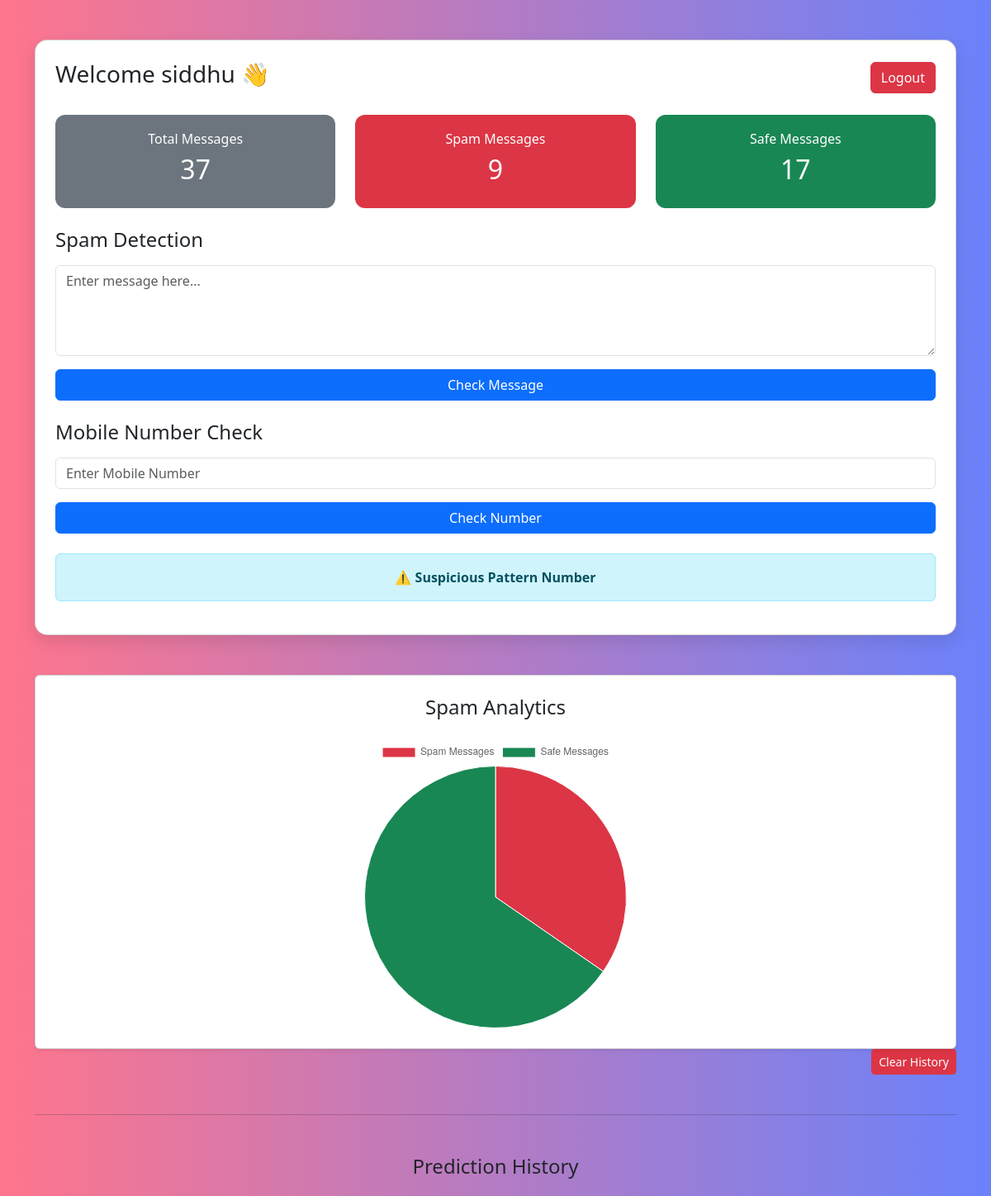
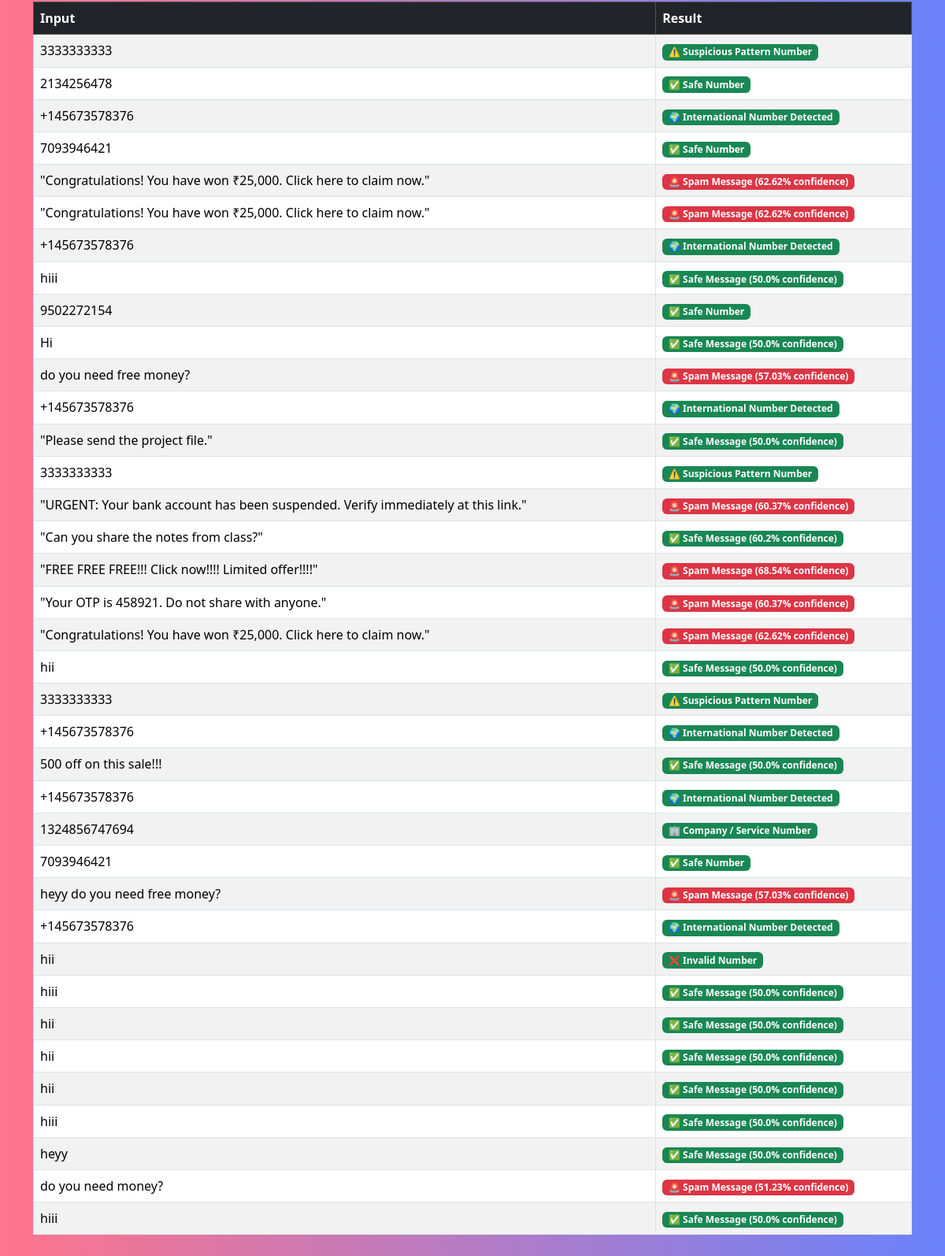
The app's page /dashboard (signed in) with its own data (2 pictures, top to bottom).
### tables this page shows
CREATE TABLE history(
    id INTEGER PRIMARY KEY AUTOINCREMENT,
    username TEXT,
    message TEXT,
    result TEXT
);

### app.py (the view)
@app.route("/dashboard")
def dashboard():
    if "user" not in session:
        return redirect("/")
    conn = sqlite3.connect("database.db")
    cur = conn.cursor()
    cur.execute(
        "SELECT result FROM history WHERE username=? ORDER BY id DESC LIMIT 1",
        (session["user"],)
    )
    last = cur.fetchone()
    result = last[0] if last else None
    cur.execute(
        "SELECT COUNT(*) FROM history WHERE username=?",
        (session["user"],)
    )
    total = cur.fetchone()[0]
    cur.execute(
        "SELECT COUNT(*) FROM history WHERE username=? AND result LIKE '%Spam%'",
        (session["user"],)
    )
    spam = cur.fetchone()[0]
    cur.execute(
        "SELECT COUNT(*) FROM history WHERE username=? AND result LIKE '%Safe%'",
        (session["user"],)
    )
    safe = cur.fetchone()[0]
    cur.execute(
    "SELECT message, result FROM history WHERE username=? ORDER BY id DESC",
    (session["user"],)
)
    history_data = cur.fetchall()
    conn.close()
    return render_template(
    "dashboard.html",
    user=session["user"],
    total=total,
    spam=spam,
    safe=safe,
    result=result,
    history_data=history_data
)

### templates/dashboard.html (shortened to what this page needs)
<!DOCTYPE html>
<html>
<head>
    <link href="https://cdn.jsdelivr.net/npm/bootstrap@5.3.2/dist/css/bootstrap.min.css" rel="stylesheet">
</head>
<body>
<div class="container py-5">
    <div class="card dashboard-card p-4">
        <div class="d-flex justify-content-between align-items-center mb-4">
            <h3>Welcome {{ user }} 👋</h3>
            <a href="/logout" class="btn btn-danger">Logout</a>
        </div>
        <div class="row text-white mb-4">
            <div class="col-md-4">
                <div class="stat-card bg-secondary">
                    <h6>Total Messages</h6>
                    <h2>{{ total }}</h2>
                </div>
            </div>
            <div class="col-md-4">
                <div class="stat-card bg-danger">
                    <h6>Spam Messages</h6>
                    <h2>{{ spam }}</h2>
                </div>
            </div>
            <div class="col-md-4">
                <div class="stat-card bg-success">
                    <h6>Safe Messages</h6>
                    <h2>{{ safe }}</h2>
                </div>
            </div>
        </div>
        <h4 class="mb-3">Spam Detection</h4>
        <form method="POST" action="/predict_message">
            <div class="mb-3">
                <textarea name="message" class="form-control" rows="4" placeholder="Enter message here..."></textarea>
            </div>
            <button type="submit" class="btn btn-primary w-100 mb-4">
                Check Message
            </button>
        </form>
        <h4 class="mb-3">Mobile Number Check</h4>
        <form method="POST" action="/check_number">
            <div class="mb-3">
                <input type="text" name="number" class="form-control" placeholder="Enter Mobile Number">
            </div>
            <button type="submit" class="btn btn-primary w-100">
                Check Number
            </button>
        </form>
        {% if result %}
        <div class="alert alert-info mt-4 text-center">
            <strong>{{ result }}</strong>
        </div>
        {% endif %}
    </div>
<div class="mt-5">
    <div class="card p-4 shadow-sm">
        <h4 class="text-center mb-4">Spam Analytics</h4>
        <div class="d-flex justify-content-center">
            <div style="width: 350px;">
                <canvas id="spamChart"></canvas>
            </div>
        </div>
    </div>
</div>
<div class="text-end mb-3">
    <form action="/clear_history" method="POST">
        <button class="btn btn-danger btn-sm">
            Clear History
        </button>
    </form>
</div>
<hr class="my-5">
<h4 class="mb-4 text-center">Prediction History</h4>
<div class="table-responsive">
    <table class="table table-bordered table-striped">
        <thead class="table-dark">
            <tr>
                <th>Input</th>
                <th>Result</th>
            </tr>
        </thead>
        <tbody>
    {% for row in history_data %}
    <tr>
        <td>{{ row[0] }}</td>
        <td>
            {% if "Spam" in row[1] %}
                <span class="badge bg-danger">{{ row[1] }}</span>
            {% else %}
                <span class="badge bg-success">{{ row[1] }}</span>
            {% endif %}
        </td>
    </tr>
    {% endfor %}
</tbody>
    </table>
</div>
</div>
<script>
    const spamCount = Number("{{ spam }}") || 0;
    const safeCount = Number("{{ safe }}") || 0;
    const ctx = document.getElementById('spamChart').getContext('2d');
    new Chart(ctx, {
        type: 'pie',
        data: {
            labels: ['Spam Messages', 'Safe Messages'],
            datasets: [{
                data: [spamCount, safeCount],
                backgroundColor: ['#dc3545', '#198754'],
                borderWidth: 1
            }]
        },
        options: {
    responsive: true,
    maintainAspectRatio: true,
    plugins: {
        legend: {
            position: 'top'
        }
    }
}
    });
</script>
</body>
</html>

### templates/dashboard.html (style rules this page uses)
body { background: linear-gradient(to right, #ff758c, #6a82fb); min-height: 100vh; }
.dashboard-card { border-radius: 15px; box-shadow: 0 8px 20px rgba(0,0,0,0.1); }
.stat-card { border-radius: 12px; padding: 20px; text-align: center; }

### records on screen
history: result "⚠️ Suspicious Pattern Number", message "3333333333"
history: message "2134256478", result "✅ Safe Number"
history: message "+145673578376", result "🌍 International Number Detected"
history: message "7093946421", result "✅ Safe Number"
history: message "\"Congratulations! You have won ₹25,000. Click here to claim now.\"", result "🚨 Spam Message (62.62% confidence)"
history: message "\"Congratulations! You have won ₹25,000. Click here to claim now.\"", result "🚨 Spam Message (62.62% confidence)"
history: message "+145673578376", result "🌍 International Number Detected"
history: message "hiii", result "✅ Safe Message (50.0% confidence)"
history: message "9502272154", result "✅ Safe Number"
history: message "Hi", result "✅ Safe Message (50.0% confidence)"
history: message "do you need free money?", result "🚨 Spam Message (57.03% confidence)"
history: message "+145673578376", result "🌍 International Number Detected"
history: message "\"Please send the project file.\"", result "✅ Safe Message (50.0% confidence)"
history: message "3333333333", result "⚠️ Suspicious Pattern Number"
history: message "\"URGENT: Your bank account has been suspended. Verify immediately at this link.\"", result "🚨 Spam Message (60.37% confidence)"
history: message "\"Can you share the notes from class?\"", result "✅ Safe Message (60.2% confidence)"
history: message "\"FREE FREE FREE!!! Click now!!!! Limited offer!!!!\"", result "🚨 Spam Message (68.54% confidence)"
history: message "\"Your OTP is 458921. Do not share with anyone.\"", result "🚨 Spam Message (60.37% confidence)"
history: message "\"Congratulations! You have won ₹25,000. Click here to claim now.\"", result "🚨 Spam Message (62.62% confidence)"
history: message "hii", result "✅ Safe Message (50.0% confidence)"
history: message "3333333333", result "⚠️ Suspicious Pattern Number"
history: message "+145673578376", result "🌍 International Number Detected"
history: message "500 off on this sale!!!", result "✅ Safe Message (50.0% confidence)"
history: message "+145673578376", result "🌍 International Number Detected"
history: message "1324856747694", result "🏢 Company / Service Number"
history: message "7093946421", result "✅ Safe Number"
history: message "heyy do you need free money?", result "🚨 Spam Message (57.03% confidence)"
history: message "+145673578376", result "🌍 International Number Detected"
history: message "hii", result "❌ Invalid Number"
history: message "hiii", result "✅ Safe Message (50.0% confidence)"
history: message "hii", result "✅ Safe Message (50.0% confidence)"
history: message "hii", result "✅ Safe Message (50.0% confidence)"
history: message "hii", result "✅ Safe Message (50.0% confidence)"
history: message "hiii", result "✅ Safe Message (50.0% confidence)"
history: message "heyy", result "✅ Safe Message (50.0% confidence)"
history: message "do you need money?", result "🚨 Spam Message (51.23% confidence)"
history: message "hiii", result "✅ Safe Message (50.0% confidence)"

### other values on screen
{{ user }} "siddhu"
{{ total }} "37"
{{ spam }} "9"
{{ safe }} "17"
chart data {{ spam }} 9
chart data {{ safe }} 17
